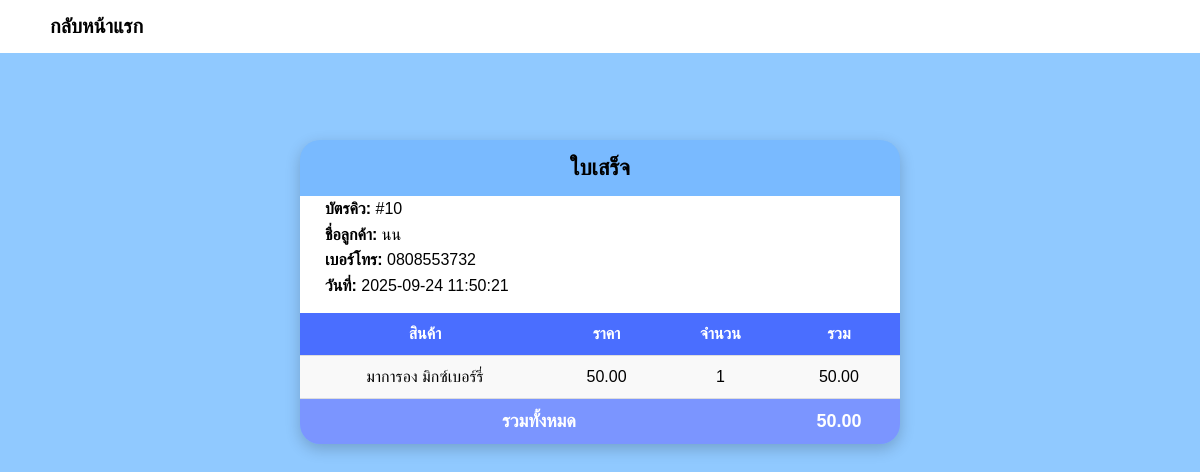
Page /receipt.php?id=10 on the committed database.
### tables this page shows
CREATE TABLE `orders` (
  `id` int(11) NOT NULL,
  `customer_name` varchar(100) DEFAULT NULL,
  `phone` varchar(20) DEFAULT NULL,
  `total` decimal(10,2) DEFAULT NULL,
  `created_at` timestamp NOT NULL DEFAULT current_timestamp()
);

CREATE TABLE `order_items` (
  `id` int(11) NOT NULL,
  `order_id` int(11) DEFAULT NULL,
  `product` varchar(100) DEFAULT NULL,
  `price` decimal(10,2) DEFAULT NULL,
  `quantity` int(11) DEFAULT NULL
);

### receipt.php (the view, shortened to what this page needs)
<?php
include 'db_connect.php';
$id = $_GET['id'];
$order = $conn->query("SELECT * FROM orders WHERE id=$id")->fetch_assoc();
$items = $conn->query("SELECT * FROM order_items WHERE order_id=$id");
?>
<!DOCTYPE html>
<html lang="th">
<head>
  <link rel="stylesheet" href="receipt.css">
</head>
<body>
<div class="back-link-bar">
  <a href="index.html" class="back-link">กลับหน้าแรก</a>
</div>
<div class="receipt">
  <div class="receipt-header">ใบเสร็จ</div>
  <div class="customer-info">
    <p><strong>บัตรคิว:</strong> #<?= $order['id'] ?></p>
    <p><strong>ชื่อลูกค้า:</strong> <?= $order['customer_name'] ?></p>
    <p><strong>เบอร์โทร:</strong> <?= $order['phone'] ?></p>
    <p><strong>วันที่:</strong> <?= $order['created_at'] ?></p>
  </div>
  <table>
    <tr>
      <th>สินค้า</th>
      <th>ราคา</th>
      <th>จำนวน</th>
      <th>รวม</th>
    </tr>
    <?php while($row = $items->fetch_assoc()): ?>
    <tr>
      <td><?= $row['product'] ?></td>
      <td><?= number_format($row['price'], 2) ?></td>
      <td><?= $row['quantity'] ?></td>
      <td><?= number_format($row['price'] * $row['quantity'], 2) ?></td>
    </tr>
    <?php endwhile; ?>
    <tr class="total-row">
      <td colspan="3">รวมทั้งหมด</td>
      <td><?= number_format($order['total'], 2) ?></td>
    </tr>
  </table>
</div>
</body>
</html>

### receipt.css (style rules this page uses)
* { margin: 0; padding: 0; box-sizing: border-box; }
body { font-family: "Prompt", sans-serif; background: #90c9ff; margin: 0; padding: 20px; display: flex; flex-direction: column; align-items: center; animation: fadeIn 1s ease-in-out; }
.back-link-bar { position: fixed; top: 0; left: 0; width: 100%; background: #ffffff; justify-content: flex-end; padding: 15px 50px; z-index: 1000; }
.back-link { color: #000; font-weight: bold; font-size: 20px; text-decoration: none; }
.receipt { background: rgb(121, 186, 255); width: 600px; border-radius: 20px; box-shadow: 0 5px 15px rgba(0,0,0,0.2); overflow: hidden; animation: popIn 0.8s ease-out; margin-top: 120px; }
.receipt-header { text-align: center; font-size: 22px; font-weight: bold; padding: 15px; }
.customer-info { background-color: #ffffff; padding: 0 25px 15px 25px; font-size: 16px; line-height: 1.6; }
table { width: 100%; border-collapse: collapse; font-size: 16px; animation: fadeUp 1.2s ease; }
th, td { padding: 12px; text-align: center; border-bottom: 1px solid #ddd; }
th { background: #4a6eff; color: white; }
tr:nth-child(even) td { background: #f9f9f9; }
.total-row td { background: #7b95ff; color: white; font-weight: bold; font-size: 18px; border: none; }

### rows in the picture
orders: id "10", customer_name "นน", phone "0808553732", created_at "2025-09-24 11:50:21", total "50.00"
order_items: product "มาการอง มิกซ์เบอร์รี่", price "50.00", quantity "1", $row['price']*$row['quantity'] "50.00"
